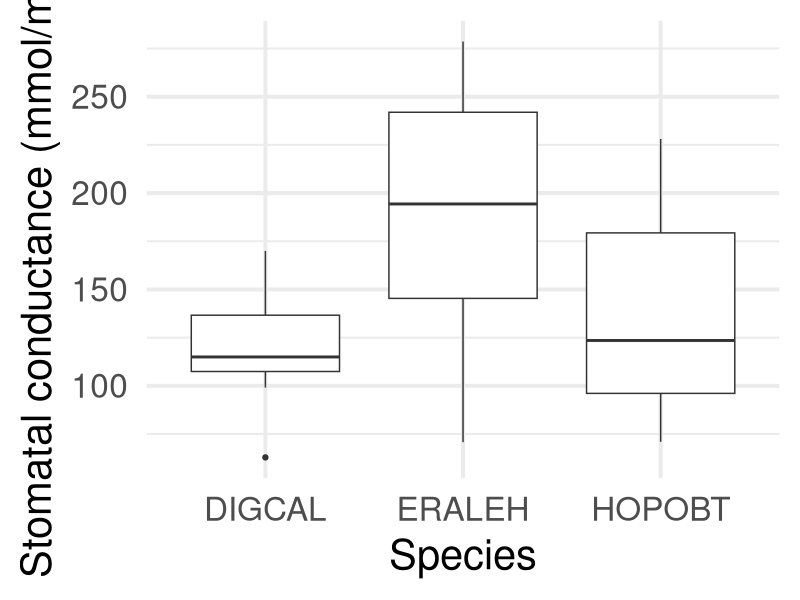
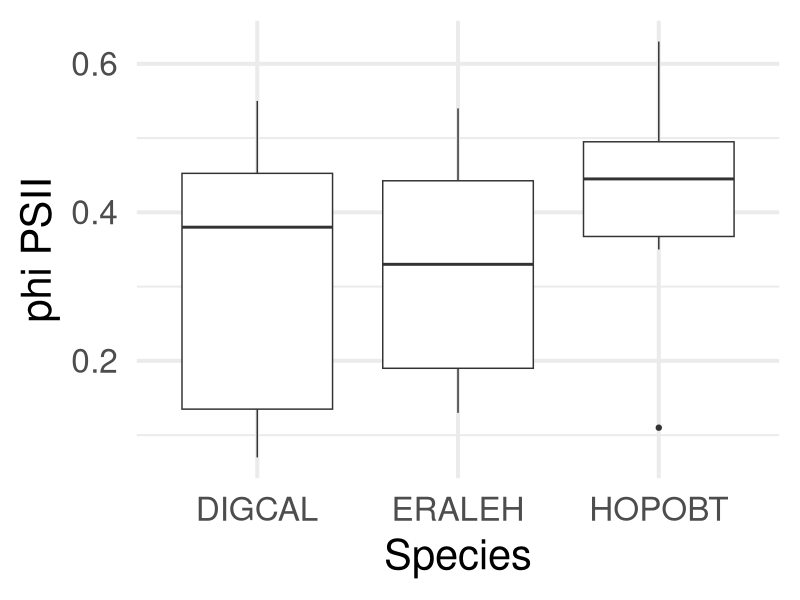
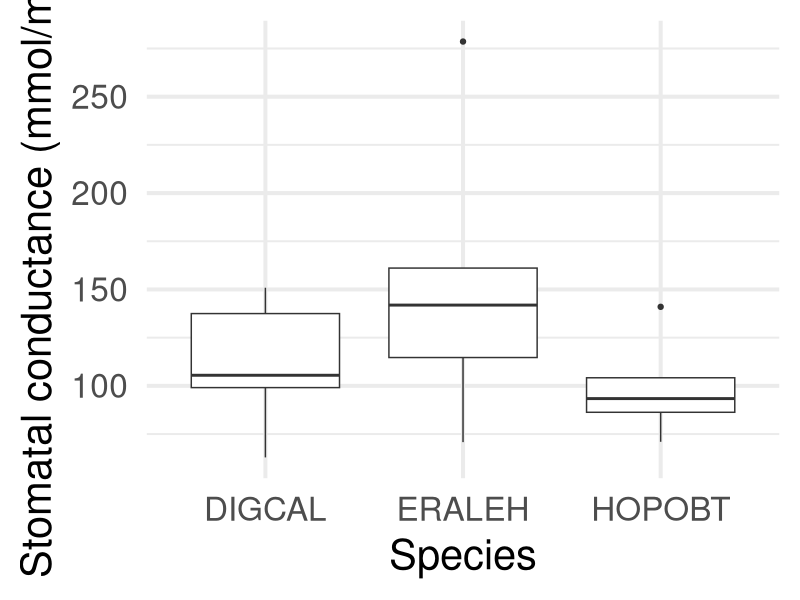
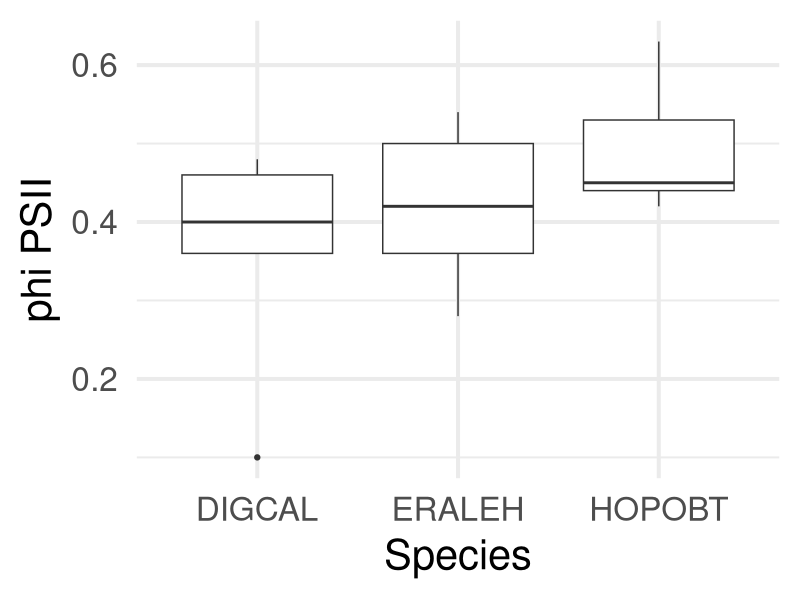
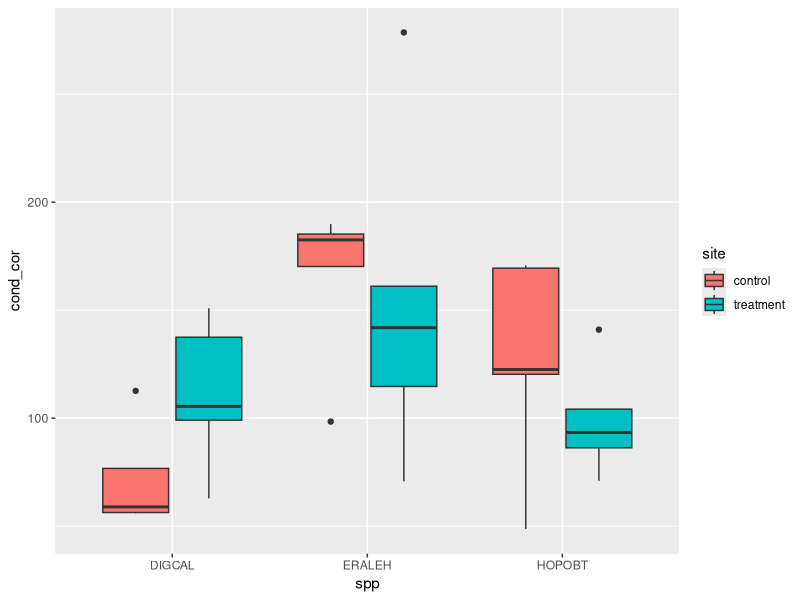
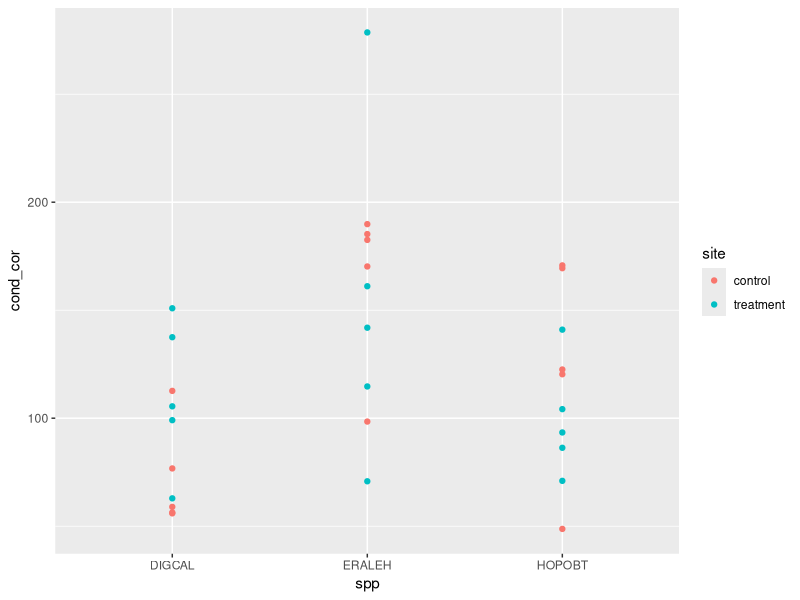
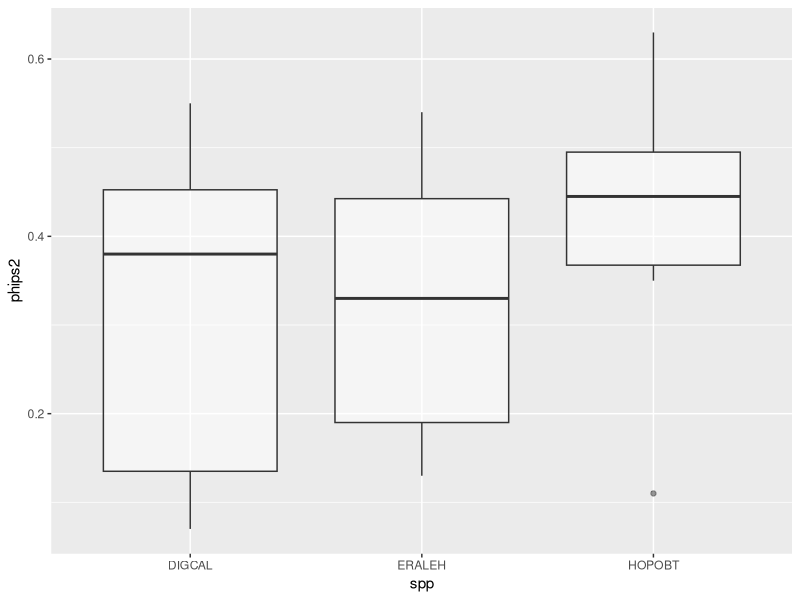
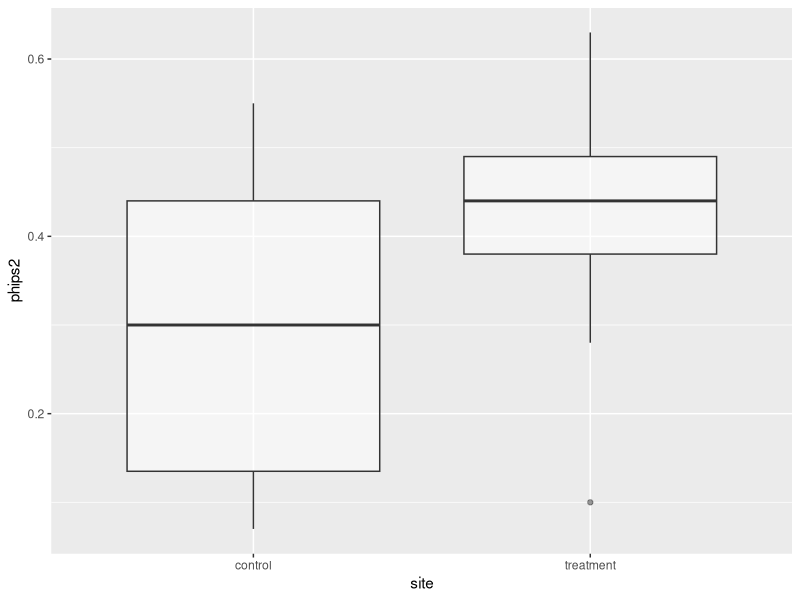

Reproduce these figures in R, in order.
library(tidyverse)
library(sf)
library(hms)
library(emmeans)

phys1 <- read_csv("data/Physiology_10072025.csv") %>%
  mutate(time = as.character(time)) %>% 
  mutate(time = case_when(spp == "ERALEH" & id == 5 ~ "09:00:00",
                          spp == "ERALEH" & id == 8 ~ "10:15:00",
                          spp == "ERALEH" & id == 10 ~ "10:50:00",
                          .default = time)) %>% # gap-fill missing times with best guesses
  mutate(time = as_hms(time))

ggplot(phys1, aes(x = spp, y = cond))+
  geom_boxplot()+
  theme_minimal(base_size = 30)+
  labs(x = "Species", y = "Stomatal conductance (mmol/m2/s)")
ggplot(phys1, aes(x = spp, y = phips2))+
  geom_boxplot()+
  theme_minimal(base_size = 30)+
  labs(x = "Species", y = "phi PSII")

TukeyHSD(aov(cond~spp, phys1))
TukeyHSD(aov(phips2~spp, phys1))

phys_tr <- phys1 %>% 
  filter(site == "treatment")

ggplot(phys_tr, aes(x = spp, y = cond))+
  geom_boxplot()+
  theme_minimal(base_size = 30)+
  labs(x = "Species", y = "Stomatal conductance (mmol/m2/s)")
ggplot(phys_tr, aes(x = spp, y = phips2))+
  geom_boxplot()+
  theme_minimal(base_size = 30)+
  labs(x = "Species", y = "phi PSII")

TukeyHSD(aov(cond~spp, phys_tr))
TukeyHSD(aov(phips2~spp, phys_tr))




# detrending the "time" effect, which i don't think is the way to do this...:
#   mutate(time_since_start = seconds(max(time)) - seconds(time))

time_mod <- lm(cond ~ time, phys1)
phys1$res_con <- residuals(time_mod)

spp_mod <- lm(res_con ~ spp*site, phys1)

spp_emm <- emmeans(spp_mod, ~ spp + site)
summary(spp_mod)

pairs(spp_emm)


# in the treatment, conductance was an average of 57.35 mmol/m2s lower than in the control area
# likely based on ToD measured
# i'm gonna subtract this amount from the controls and see what happens...

phys2 <- phys1 %>% 
  mutate(cond_cor = case_when(site == "control" ~ cond - 57.35,
                              .default = cond)) %>% 
  as.data.frame()

ggplot(phys2, aes(x = spp, y = cond_cor))+
  geom_boxplot(aes(group = interaction(spp, site), fill = site))
ggplot(phys2, aes(x = spp, y = cond_cor))+
  geom_point(aes(group = interaction(spp, site), color = site))


# phi PS II


ggplot(phys2, aes(x = spp, y = phips2))+
  geom_boxplot(alpha=0.5)
ggplot(phys2, aes(x = site, y = phips2))+
  geom_boxplot(alpha=0.5)

TukeyHSD(aov(phips2 ~ spp, phys2)) # no significant differences
TukeyHSD(aov(phips2 ~ site, phys2)) # treatment was higher than control
